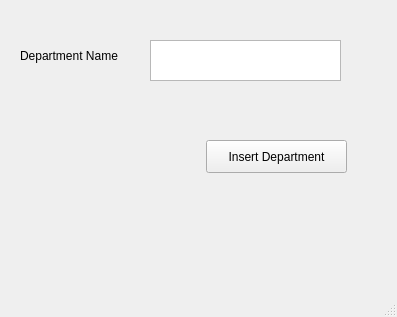
<?xml version="1.0" encoding="UTF-8"?>
<ui version="4.0">
 <class>InsertDeptWindow</class>
 <widget class="QMainWindow" name="InsertDeptWindow">
  <property name="geometry">
   <rect>
    <x>0</x>
    <y>0</y>
    <width>397</width>
    <height>317</height>
   </rect>
  </property>
  <property name="windowTitle">
   <string>MainWindow</string>
  </property>
  <widget class="QWidget" name="centralwidget">
   <widget class="QTextEdit" name="textEditDeptName">
    <property name="geometry">
     <rect>
      <x>150</x>
      <y>40</y>
      <width>191</width>
      <height>41</height>
     </rect>
    </property>
   </widget>
   <widget class="QLabel" name="labelName">
    <property name="geometry">
     <rect>
      <x>20</x>
      <y>40</y>
      <width>131</width>
      <height>31</height>
     </rect>
    </property>
    <property name="text">
     <string>Department Name</string>
    </property>
   </widget>
   <widget class="QPushButton" name="insertDept">
    <property name="geometry">
     <rect>
      <x>206</x>
      <y>140</y>
      <width>141</width>
      <height>33</height>
     </rect>
    </property>
    <property name="text">
     <string>Insert Department</string>
    </property>
   </widget>
  </widget>
  <widget class="QMenuBar" name="menubar">
   <property name="geometry">
    <rect>
     <x>0</x>
     <y>0</y>
     <width>397</width>
     <height>20</height>
    </rect>
   </property>
  </widget>
  <widget class="QStatusBar" name="statusbar"/>
 </widget>
 <resources/>
 <connections/>
</ui>
